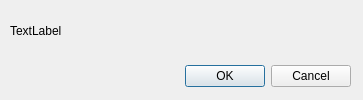
<?xml version="1.0" encoding="UTF-8"?>
<ui version="4.0">
 <class>Dialog</class>
 <widget class="QDialog" name="Dialog">
  <property name="geometry">
   <rect>
    <x>0</x>
    <y>0</y>
    <width>363</width>
    <height>100</height>
   </rect>
  </property>
  <property name="windowTitle">
   <string>Dialog</string>
  </property>
  <widget class="QDialogButtonBox" name="buttonBox">
   <property name="geometry">
    <rect>
     <x>10</x>
     <y>60</y>
     <width>341</width>
     <height>32</height>
    </rect>
   </property>
   <property name="orientation">
    <enum>Qt::Horizontal</enum>
   </property>
   <property name="standardButtons">
    <set>QDialogButtonBox::Cancel|QDialogButtonBox::Ok</set>
   </property>
  </widget>
  <widget class="QLabel" name="label">
   <property name="geometry">
    <rect>
     <x>10</x>
     <y>10</y>
     <width>341</width>
     <height>41</height>
    </rect>
   </property>
   <property name="text">
    <string>TextLabel</string>
   </property>
  </widget>
 </widget>
 <resources/>
 <connections>
  <connection>
   <sender>buttonBox</sender>
   <signal>accepted()</signal>
   <receiver>Dialog</receiver>
   <slot>accept()</slot>
   <hints>
    <hint type="sourcelabel">
     <x>248</x>
     <y>254</y>
    </hint>
    <hint type="destinationlabel">
     <x>157</x>
     <y>274</y>
    </hint>
   </hints>
  </connection>
  <connection>
   <sender>buttonBox</sender>
   <signal>rejected()</signal>
   <receiver>Dialog</receiver>
   <slot>reject()</slot>
   <hints>
    <hint type="sourcelabel">
     <x>316</x>
     <y>260</y>
    </hint>
    <hint type="destinationlabel">
     <x>286</x>
     <y>274</y>
    </hint>
   </hints>
  </connection>
 </connections>
</ui>
